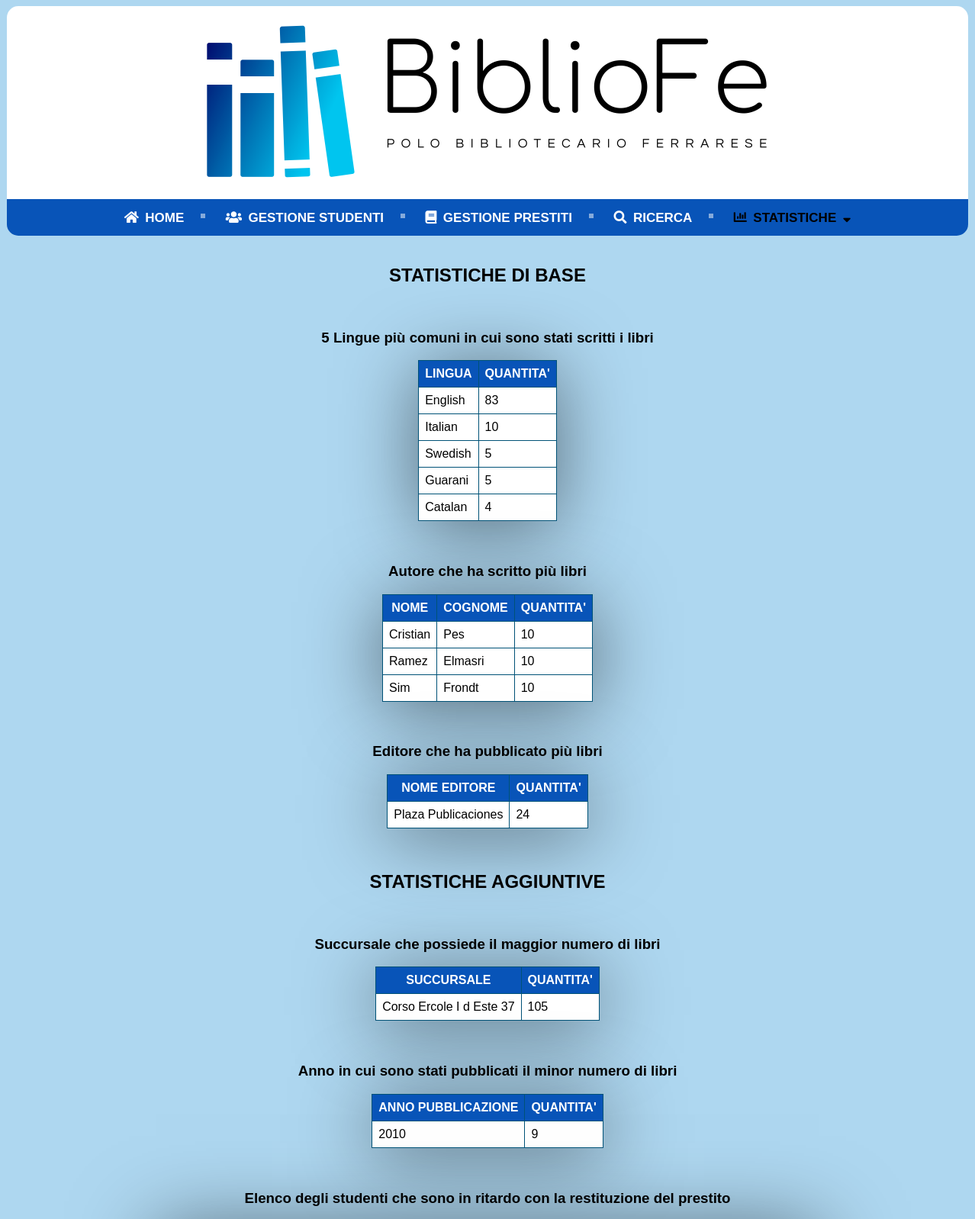
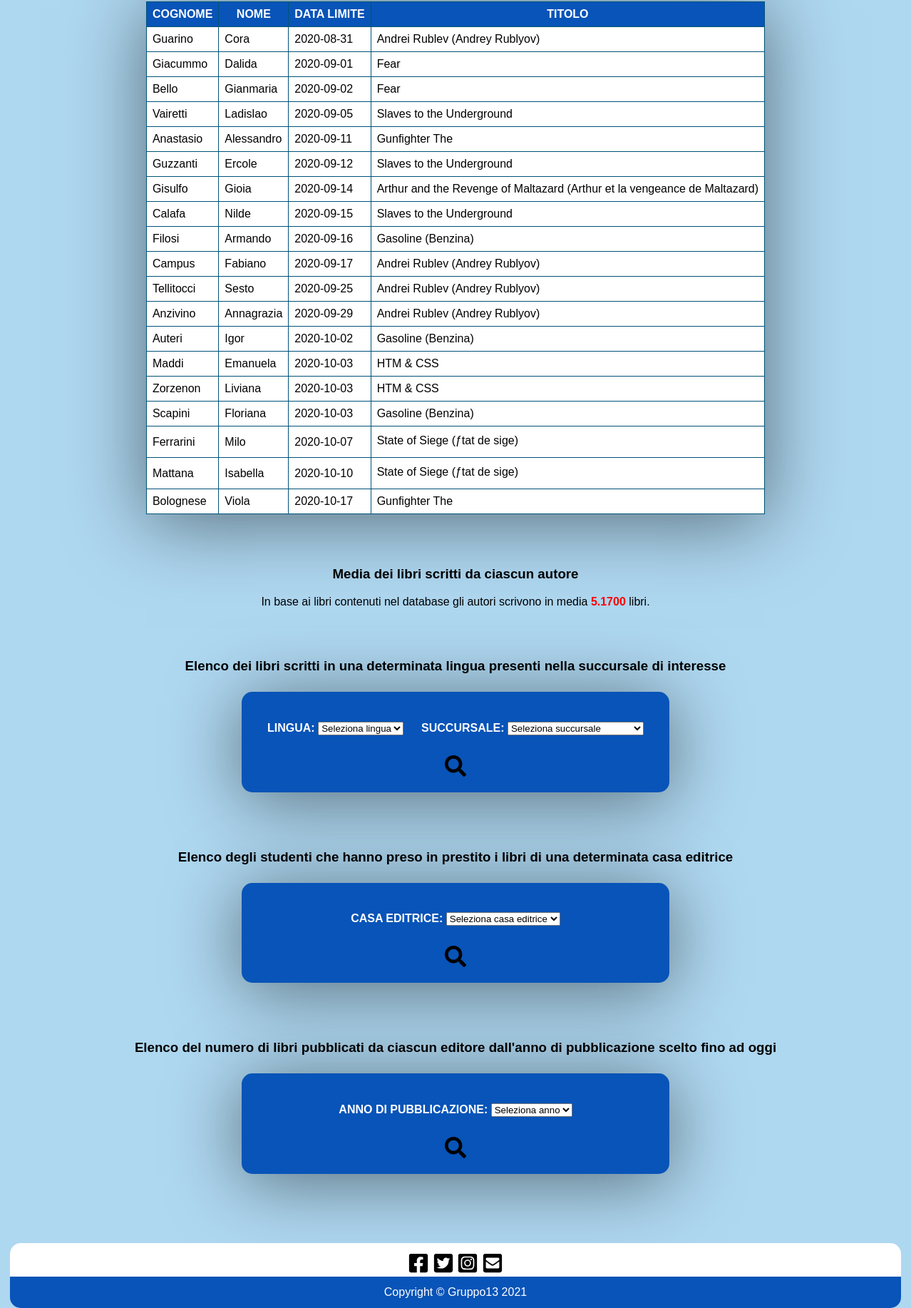
The page /tabelle.php?id=statistiche on the database its author committed (2 pictures, top to bottom).
### tables this page shows
CREATE TABLE `STUDENTE` (
  `MATRICOLA` char(10) NOT NULL,
  `NOME_S` varchar(25) NOT NULL,
  `COGNOME_S` varchar(25) NOT NULL,
  `NOME_VIA_S` varchar(30) NOT NULL,
  `NUM_CIVICO_S` varchar(8) DEFAULT NULL,
  `CAP_S` varchar(5) NOT NULL,
  `PROVINCIA_S` varchar(30) NOT NULL,
  `NUM_TELEFONO` varchar(15) NOT NULL,
  PRIMARY KEY (`MATRICOLA`)
);

CREATE TABLE `PRESTITO` (
  `ISBN_LIB` char(13) NOT NULL,
  `C_COPIA` int NOT NULL,
  `MATR` char(10) NOT NULL,
  `DATA_USCITA` date NOT NULL,
  `DATA_LIMITE` date DEFAULT NULL,
  PRIMARY KEY (`ISBN_LIB`,`C_COPIA`,`MATR`),
  KEY `MATR` (`MATR`),
  CONSTRAINT `prestito_ibfk_1` FOREIGN KEY (`ISBN_LIB`, `C_COPIA`) REFERENCES `COPIA` (`ISBN_LIBRO`, `COD_COPIA`),
  CONSTRAINT `prestito_ibfk_2` FOREIGN KEY (`MATR`) REFERENCES `STUDENTE` (`MATRICOLA`)
);

CREATE TABLE `LIBRO` (
  `TITOLO` varchar(100) NOT NULL,
  `ISBN` char(13) NOT NULL,
  `LINGUA` varchar(20) NOT NULL,
  `ANNO_PUBB` char(4) NOT NULL,
  `C_E` int NOT NULL,
  PRIMARY KEY (`ISBN`),
  KEY `C_E` (`C_E`),
  CONSTRAINT `libro_ibfk_1` FOREIGN KEY (`C_E`) REFERENCES `EDITORE` (`COD_E`) ON DELETE CASCADE ON UPDATE CASCADE
);

### tabelle.php (the view, shortened to what this page needs)
<?php
include_once('connessione.php');
include_once("function.php");
$sql1 ="SELECT LINGUA, COUNT(LINGUA) AS QUANTITA
        FROM LIBRO
        GROUP BY LINGUA
        ORDER BY QUANTITA DESC LIMIT 5;" ;
$result1 = mysqli_query($link, $sql1);
$sql2 ="SELECT NOME_A, COGNOME_A, COUNT(COD_A) AS QUANTITA
        FROM AUTORE, SCRIVERE
        WHERE COD_AUTORE = COD_A
        GROUP BY NOME_A, COGNOME_A
        HAVING QUANTITA = (
            SELECT MAX(A.QUANTITA)
            FROM (
                SELECT COUNT(COD_A) AS QUANTITA
                FROM AUTORE, SCRIVERE
                WHERE COD_AUTORE = COD_A
                GROUP BY NOME_A, COGNOME_A) AS A)" ;
$result2 = mysqli_query($link, $sql2);
$sql3 ="SELECT NOME_E, COUNT(COD_E) AS QUANTITA
        FROM EDITORE, LIBRO
        WHERE COD_E = C_E
        GROUP BY NOME_E
        HAVING QUANTITA = (
            SELECT MAX(A.QUANTITA)
            FROM (
                SELECT COUNT(COD_E) AS QUANTITA
                FROM EDITORE, LIBRO
                WHERE COD_E = C_E
                GROUP BY NOME_E) AS A)" ;
$result3 = mysqli_query($link, $sql3);
$sql4 ="SELECT CONCAT_WS(' ',NOME_VIA_SUC,NUM_CIVICO_SUC) AS SUCCURSALE, COUNT(IND_S) AS QUANTITA
FROM SUCCURSALE,COPIA
WHERE COD_SUC=IND_S
GROUP BY NOME_VIA_SUC,NUM_CIVICO_SUC
HAVING QUANTITA = (
					SELECT MAX(A.QUANTITA)
                    FROM (
							SELECT COUNT(IND_S) AS QUANTITA
                            FROM COPIA,SUCCURSALE
                            WHERE IND_S=COD_SUC
                            GROUP BY NOME_VIA_SUC,NUM_CIVICO_SUC ) AS A)" ;
$result4 = mysqli_query($link, $sql4);
$sql5 ="SELECT ANNO_PUBB, COUNT(ANNO_PUBB) AS QUANTITA
FROM LIBRO
GROUP BY ANNO_PUBB
HAVING QUANTITA = (
					SELECT MIN(A.QUANTITA)
                    FROM (
							SELECT COUNT(ANNO_PUBB) AS QUANTITA
							FROM LIBRO
							GROUP BY ANNO_PUBB) AS A)" ;
$result5 = mysqli_query($link, $sql5);
$sql9 = 'SELECT  COGNOME_S, NOME_S, DATA_LIMITE, TITOLO
FROM STUDENTE, PRESTITO, LIBRO
WHERE MATR=MATRICOLA AND ISBN=ISBN_LIB AND DATA_LIMITE < CURDATE()
ORDER BY DATA_LIMITE';
$result9 = mysqli_query($link, $sql9);
$sql10 ='SELECT AVG(CONTEGGIO.LIBRI_SCRITTI) AS MEDIA
         FROM (
            SELECT COUNT(ISBN_L) AS LIBRI_SCRITTI
            FROM SCRIVERE
            GROUP BY COD_AUTORE ) AS CONTEGGIO';
$result10 = mysqli_query($link, $sql10);
?>
<!DOCTYPE html>
<html>
<head>
</head>
<body >
    <br>
    <h2>STATISTICHE DI BASE</h2>
    <br>
    <table id="table-center" >
        <h3>5 Lingue più comuni in cui sono stati scritti i libri</h3>
        <thead>
            <tr>
                <th>LINGUA</th>
                <th>QUANTITA'</th>
            </tr>
        </thead >
        <tbody>
            <?php while ($row = mysqli_fetch_array($result1)) { ?>
                    <tr>
                        <td> <?php echo $row[ 'LINGUA' ]; ?> </td>
                        <td> <?php echo $row[ 'QUANTITA' ]; ?> </td>
                    </tr>
            <?php } ?>
        </tbody>
    </table>
    <br><br>
    <table id="table-center">
        <h3>Autore che ha scritto più libri</h3>
        <thead>
            <tr>
                <th>NOME</th>
                <th>COGNOME</th>
                <th>QUANTITA'</th>
            </tr>
        </thead >
        <tbody>
            <?php while ($row = mysqli_fetch_array($result2)) { ?>
                <tr>
                    <td> <?php echo $row[ 'NOME_A' ]; ?> </td>
                    <td> <?php echo $row[ 'COGNOME_A' ]; ?> </td>
                    <td> <?php echo $row[ 'QUANTITA' ]; ?> </td>
                </tr>
            <?php } ?>
        </tbody>
    </table>
    <br><br>
    <table id="table-center">
        <h3>Editore che ha pubblicato più libri</h3>
        <thead>
            <tr>
                <th>NOME EDITORE</th>
                <th>QUANTITA'</th>
            </tr>
        </thead >
        <tbody>
            <?php while ($row = mysqli_fetch_array($result3)) { ?>
                <tr>
                    <td> <?php echo $row[ 'NOME_E' ]; ?> </td>
                    <td> <?php echo $row[ 'QUANTITA' ]; ?> </td>
                </tr>
            <?php } ?>
        </tbody>
    </table>
    <br><br>
    <h2>STATISTICHE AGGIUNTIVE</h2>
    <br>
    <table id="table-center">
        <h3>Succursale che possiede il maggior numero di libri</h3>
        <thead>
            <tr>
                <th>SUCCURSALE</th>
                <th>QUANTITA'</th>
            </tr>
        </thead >
        <tbody>
            <?php while ($row = mysqli_fetch_array($result4)) { ?>
                <tr>
                    <td> <?php echo $row[ 'SUCCURSALE' ]; ?> </td>
                    <td> <?php echo $row[ 'QUANTITA' ]; ?> </td>
                </tr>
            <?php } ?>
        </tbody>
    </table>
    <br><br>
    <table id="table-center">
        <h3>Anno in cui sono stati pubblicati il minor numero di libri</h3>
        <thead>
            <tr>
                <th>ANNO PUBBLICAZIONE</th>
                <th>QUANTITA'</th>
            </tr>
        </thead >
        <tbody>
            <?php while ($row = mysqli_fetch_array($result5)) { ?>
                <tr>
                    <td> <?php echo $row[ 'ANNO_PUBB' ]; ?> </td>
                    <td> <?php echo $row[ 'QUANTITA' ]; ?> </td>
                </tr>
            <?php } ?>
        </tbody>
    </table>
    <br><br>
    <table id="table-center">
        <h3>Elenco degli studenti che sono in ritardo con la restituzione del prestito</h3>
        <thead>
            <tr>
                <th>COGNOME</th>
                <th>NOME</th>
                <th>DATA LIMITE</th>
                <th>TITOLO</th>
            </tr>
        </thead >
        <tbody>
            <?php while ($row = mysqli_fetch_array($result9)) { ?>
                <tr>
                    <td> <?php echo $row[ 'COGNOME_S' ]; ?> </td>
                    <td> <?php echo $row[ 'NOME_S' ]; ?> </td>
                    <td> <?php echo $row[ 'DATA_LIMITE' ]; ?> </td>
                    <td> <?php echo $row[ 'TITOLO' ]; ?> </td>
                </tr>
            <?php } ?>
        </tbody>
    </table>
    <br><br><br>
    <?php $row = mysqli_fetch_array($result10) ?>
    <h3>Media dei libri scritti da ciascun autore</h3>
    <p>In base ai libri contenuti nel database gli autori scrivono in media<span style="color: red"> <b><?php echo $row[ 'MEDIA' ]; ?></b></span> libri.</p>
    <br><br>
    <div class="form" >
		<h3>Elenco dei libri scritti in una determinata lingua presenti nella succursale di interesse</h3>
		<form method="POST" action="libri_lingua_succ.php?id=statistiche">
			<fieldset>
                <br><br>
                <label>Lingua:</label>
				<select name="LINGUA">
                <option value="">Seleziona lingua</option>
                </select>
				<label>Succursale:</label>
				<select name="SUCCURSALE">
                <option value="">Seleziona succursale</option>
                </select>
			</fieldset>
			<br>
			<input type="image" value="Cerca" src="Icons/search.svg" alt="Submit" width="30" height="30"/>
			<br><br>
		</form>
      </div>
      <br><br>
    <div class="form" >
		<h3> Elenco degli studenti che hanno preso in prestito i libri di una determinata casa editrice</h3>
		<form method="POST" action="studenti_editore.php?id=statistiche">
			<fieldset>
                <br><br>
				<label>Casa editrice:</label>
				<select name="EDITORE">
                <option value="">Seleziona casa editrice</option>
                </select>
			</fieldset>
			<br>
			<input type="image" value="Cerca" src="Icons/search.svg" alt="Submit" width="30" height="30"/>
			<br><br>
		</form>
      </div>
      <br><br>
    <div class="form" >
		<h3> Elenco del numero di libri pubblicati da ciascun editore dall'anno di pubblicazione scelto fino ad oggi</h3>
		<form method="POST" action="libro_editore.php?id=statistiche">
			<fieldset>
                <br><br>
				<label>Anno di pubblicazione:</label>
				<select name="ANNO_PUBB">
                <option value="null">Seleziona anno</option>
                </select>
			</fieldset>
			<br>
			<input type="image" value="Cerca" src="Icons/search.svg" alt="Submit" width="30" height="30"/>
			<br><br>
		</form>
	  </div>
    <br><br><br><br>
</body>
</html>

### stile.css (style rules this page uses)
p { font-family: 'Arial'; font-size: 16px; font-weight: lighter; }
label { text-align: right; font-family: 'Arial'; }
input { width: 160px; position:relative }
fieldset { border: none; display: table-row; }
body { font-family: 'Arial'; text-align: center; height: 100%; background-color: rgb(174, 215, 240); background-size:cover; }
form { font-family: 'Arial'; display: table; font-weight: 700; text-decoration: none; text-transform: uppercase; color: #ffffff; max-width: 600px; max-height: 600px; height: 100%; width: 100%; margin: 25px auto; background: #0854b8; padding: 0px; overflow: hidden; -moz-border-radius: 20px; -webkit-border-radius: 20px; border-radius: 15px; box-shadow: 0 10px 100px rgba(0,0,0,0.5); }
#table-center td { border: 1px solid #005277; padding:8px; background-color: #fff; text-align: left; width: auto; }
#table-center th { border: 1px solid #005277; position: sticky; background-color: #0854b8; color: #fff; box-sizing: border-box; padding:8px; }
#table-center thead { background-color: #f5f5f500; }
#table-center { margin-left: auto; margin-right: auto; font-family: 'Arial'; border-collapse: collapse; box-shadow: 0 10px 100px rgba(0,0,0,0.5); }

### rows shown on the page
studente: COGNOME_S "Guarino", NOME_S "Cora", prestito.DATA_LIMITE "2020-08-31", libro.TITOLO "Andrei Rublev (Andrey Rublyov)"
studente: COGNOME_S "Giacummo", NOME_S "Dalida", prestito.DATA_LIMITE "2020-09-01", libro.TITOLO "Fear"
studente: COGNOME_S "Bello", NOME_S "Gianmaria", prestito.DATA_LIMITE "2020-09-02", libro.TITOLO "Fear"
studente: COGNOME_S "Vairetti", NOME_S "Ladislao", prestito.DATA_LIMITE "2020-09-05", libro.TITOLO "Slaves to the Underground"
studente: COGNOME_S "Anastasio", NOME_S "Alessandro", prestito.DATA_LIMITE "2020-09-11", libro.TITOLO "Gunfighter The"
studente: COGNOME_S "Guzzanti", NOME_S "Ercole", prestito.DATA_LIMITE "2020-09-12", libro.TITOLO "Slaves to the Underground"
studente: COGNOME_S "Gisulfo", NOME_S "Gioia", prestito.DATA_LIMITE "2020-09-14", libro.TITOLO "Arthur and the Revenge of Maltazard (Arthur et la vengeance de Maltazard)"
studente: COGNOME_S "Calafa", NOME_S "Nilde", prestito.DATA_LIMITE "2020-09-15", libro.TITOLO "Slaves to the Underground"
studente: COGNOME_S "Filosi", NOME_S "Armando", prestito.DATA_LIMITE "2020-09-16", libro.TITOLO "Gasoline (Benzina)"
studente: COGNOME_S "Campus", NOME_S "Fabiano", prestito.DATA_LIMITE "2020-09-17", libro.TITOLO "Andrei Rublev (Andrey Rublyov)"
studente: COGNOME_S "Tellitocci", NOME_S "Sesto", prestito.DATA_LIMITE "2020-09-25", libro.TITOLO "Andrei Rublev (Andrey Rublyov)"
studente: COGNOME_S "Anzivino", NOME_S "Annagrazia", prestito.DATA_LIMITE "2020-09-29", libro.TITOLO "Andrei Rublev (Andrey Rublyov)"
studente: COGNOME_S "Auteri", NOME_S "Igor", prestito.DATA_LIMITE "2020-10-02", libro.TITOLO "Gasoline (Benzina)"
studente: COGNOME_S "Maddi", NOME_S "Emanuela", prestito.DATA_LIMITE "2020-10-03", libro.TITOLO "HTM & CSS"
studente: COGNOME_S "Zorzenon", NOME_S "Liviana", prestito.DATA_LIMITE "2020-10-03", libro.TITOLO "HTM & CSS"
studente: COGNOME_S "Scapini", NOME_S "Floriana", prestito.DATA_LIMITE "2020-10-03", libro.TITOLO "Gasoline (Benzina)"
studente: COGNOME_S "Ferrarini", NOME_S "Milo", prestito.DATA_LIMITE "2020-10-07", libro.TITOLO "State of Siege (ƒtat de sige)"
studente: COGNOME_S "Mattana", NOME_S "Isabella", prestito.DATA_LIMITE "2020-10-10", libro.TITOLO "State of Siege (ƒtat de sige)"
studente: COGNOME_S "Bolognese", NOME_S "Viola", prestito.DATA_LIMITE "2020-10-17", libro.TITOLO "Gunfighter The"

### other values the page prints
$row[ 'LINGUA' ] "English"
$row[ 'QUANTITA' ] "83"
$row[ 'LINGUA' ] "Italian"
$row[ 'QUANTITA' ] "10"
$row[ 'LINGUA' ] "Swedish"
$row[ 'QUANTITA' ] "5"
$row[ 'LINGUA' ] "Guarani"
$row[ 'LINGUA' ] "Catalan"
$row[ 'QUANTITA' ] "4"
$row[ 'NOME_A' ] "Cristian"
$row[ 'COGNOME_A' ] "Pes"
$row[ 'NOME_A' ] "Ramez"
$row[ 'COGNOME_A' ] "Elmasri"
$row[ 'NOME_A' ] "Sim"
$row[ 'COGNOME_A' ] "Frondt"
